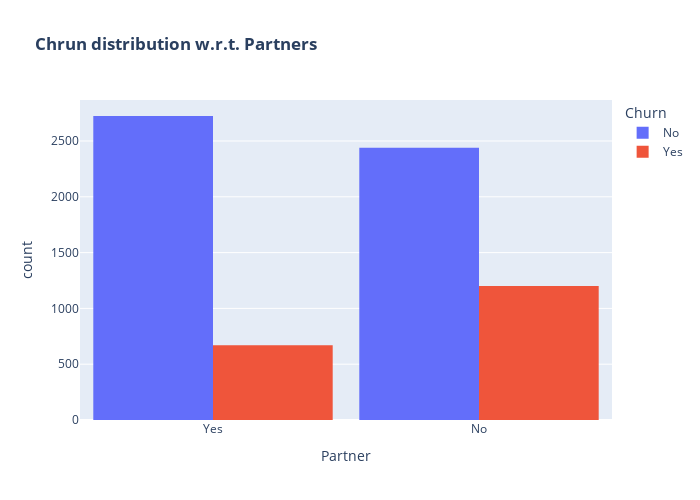

Here is the notebook cell this chart was saved with:
### Code cell
#color_map = {"Yes": '#FFA15A', "No": '#00CC96'}
fig = px.histogram(df_CustomerInfo, color="Churn", x="Partner", barmode="group", title="<b>Chrun distribution w.r.t. Partners</b>"
                  )#, color_discrete_map=color_map)
fig.update_layout(width=700, height=500, bargap=0.1)
fig.show()

### Figure 1 — Plotly figure (JSON) as saved in the notebook; plotly's stock layout.template omitted (floating-point values rounded to 4 significant figures; data arrays with more than 128 entries replaced by an {"elided": "..."} marker saying what was removed)
{"data": [{"alignmentgroup": "True", "bingroup": "x", "hovertemplate": "Churn=No<br>Partner=%{x}<br>count=%{y}<extra></extra>", "legendgroup": "No", "marker": {"color": "#636efa", "pattern": {"shape": ""}}, "name": "No", "offsetgroup": "No", "orientation": "v", "showlegend": true, "type": "histogram", "x": {"elided": "5163 str values"}, "xaxis": "x", "yaxis": "y"}, {"alignmentgroup": "True", "bingroup": "x", "hovertemplate": "Churn=Yes<br>Partner=%{x}<br>count=%{y}<extra></extra>", "legendgroup": "Yes", "marker": {"color": "#EF553B", "pattern": {"shape": ""}}, "name": "Yes", "offsetgroup": "Yes", "orientation": "v", "showlegend": true, "type": "histogram", "x": {"elided": "1869 str values"}, "xaxis": "x", "yaxis": "y"}], "layout": {"bargap": 0.1, "barmode": "group", "height": 500, "legend": {"title": {"text": "Churn"}, "tracegroupgap": 0}, "title": {"text": "<b>Chrun distribution w.r.t. Partners</b>"}, "width": 700, "xaxis": {"anchor": "y", "domain": [0, 1], "title": {"text": "Partner"}}, "yaxis": {"anchor": "x", "domain": [0, 1], "title": {"text": "count"}}}}
